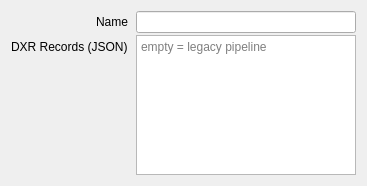
<?xml version="1.0" encoding="UTF-8"?>
<ui version="4.0">
 <class>ProgramProperties</class>
 <widget class="QWidget" name="ProgramProperties">
  <property name="geometry">
   <rect>
    <x>0</x>
    <y>0</y>
    <width>171</width>
    <height>175</height>
   </rect>
  </property>
  <layout class="QHBoxLayout" name="horizontalLayout">
   <item>
    <layout class="QFormLayout" name="formLayout">
     <property name="labelAlignment">
      <set>Qt::AlignRight|Qt::AlignTrailing|Qt::AlignVCenter</set>
     </property>
     <property name="horizontalSpacing">
      <number>8</number>
     </property>
     <property name="verticalSpacing">
      <number>2</number>
     </property>
     <property name="leftMargin">
      <number>0</number>
     </property>
     <property name="topMargin">
      <number>0</number>
     </property>
     <property name="rightMargin">
      <number>0</number>
     </property>
     <property name="bottomMargin">
      <number>0</number>
     </property>
     <item row="0" column="0">
      <widget class="QLabel" name="labelName">
       <property name="text">
        <string>Name</string>
       </property>
      </widget>
     </item>
     <item row="0" column="1">
      <widget class="QLineEdit" name="name"/>
     </item>
     <item row="1" column="0">
      <widget class="QLabel" name="labelRayTracing">
       <property name="text">
        <string>DXR Records (JSON)</string>
       </property>
      </widget>
     </item>
     <item row="1" column="1">
      <widget class="QPlainTextEdit" name="rayTracing">
       <property name="minimumSize">
        <size>
         <width>220</width>
         <height>140</height>
        </size>
       </property>
       <property name="placeholderText">
        <string>empty = legacy pipeline</string>
       </property>
       <property name="toolTip">
        <string>Optional Direct3D DXR export/group/record object. Only valid JSON objects are applied; invalid edits keep the previous configuration.</string>
       </property>
      </widget>
     </item>
    </layout>
   </item>
  </layout>
 </widget>
 <resources/>
 <connections/>
</ui>
